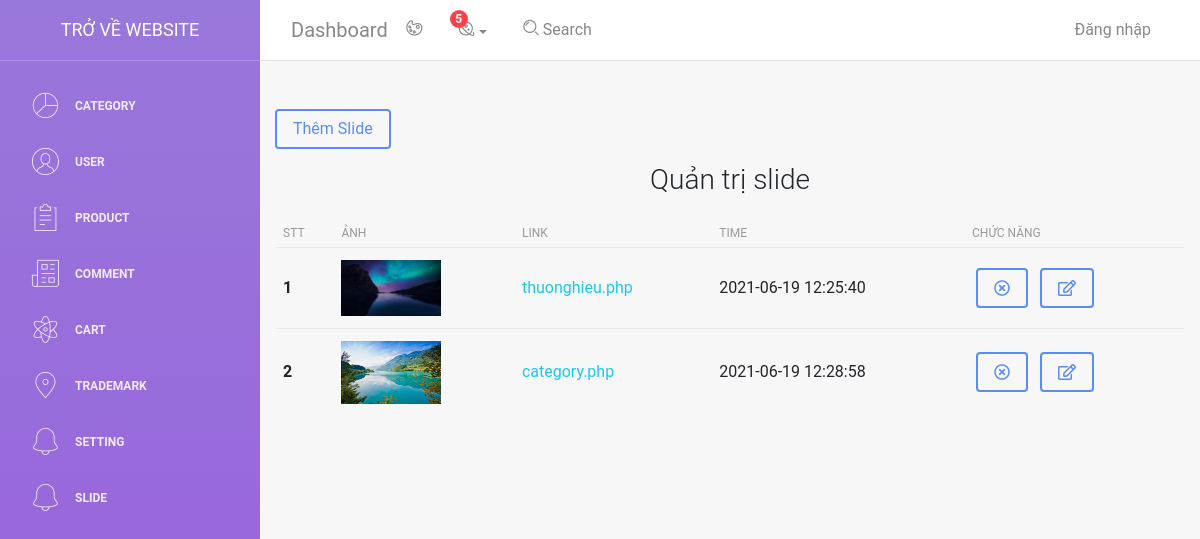
The page /admin/light-bootstrap-dashboard-master/examples/slide.php on the database its author committed.
### tables this page shows
CREATE TABLE `slide` (
  `id` int(11) NOT NULL,
  `image` text NOT NULL,
  `link` text NOT NULL,
  `time` datetime NOT NULL
);

### admin/light-bootstrap-dashboard-master/examples/slide.php (the view, shortened to what this page needs)
<?php
     include 'header.php';
?>
<div class="container">
     <a href="slide_add.php" class="btn btn-primary mt-5">Thêm Slide</a>
     <h3 class="text-center mt-3 mb-3">Quản trị slide</h3>
     <table class="table">
       <thead>
         <tr>
           <th scope="col">STT</th>
           <th scope="col">Ảnh</th>
           <th scope="col">Link</th>
           <th scope="col">Time</th>
           <th scope="col">Chức năng</th>
         </tr>
       </thead>
       <tbody>
          <?php
               $sql_slide = "SELECT * FROM `slide`";
               $result_slide = $conn->query($sql_slide);
               if($result_slide->num_rows > 0){
                    $dem = 0;
                    while($row_slide = $result_slide->fetch_assoc()){
                         $dem++;
                         echo '
                         <tr>
                              <th scope="row">'.$dem.'</th>
                              <td><img style="width: 100px" src="./images/slide/'.$row_slide['image'].'" alt=""></td>
                              <td><a href="../../../'.$row_slide['link'].'">'.$row_slide['link'].'</a></td>
                              <td>'.$row_slide['time'].'</td>
                              <th>
                                   <a href="slide_delete.php?id=' . $row_slide['id'] . '"><i class="fas mx-1 btn btn-primary fa-times-circle"></i></a>
                                   <a href="slide_update.php?id=' . $row_slide['id'] . '"><i class="mx-1 btn btn-primary fas fa-edit"></i></a>
                              </th>
                         </tr>
                         ';
                    }
               }
          ?>
       </tbody>
     </table>
</div>

### rows shown on the page
slide: image (picture), link "thuonghieu.php", time "2021-06-19 12:25:40"
slide: image (picture), link "category.php", time "2021-06-19 12:28:58"
